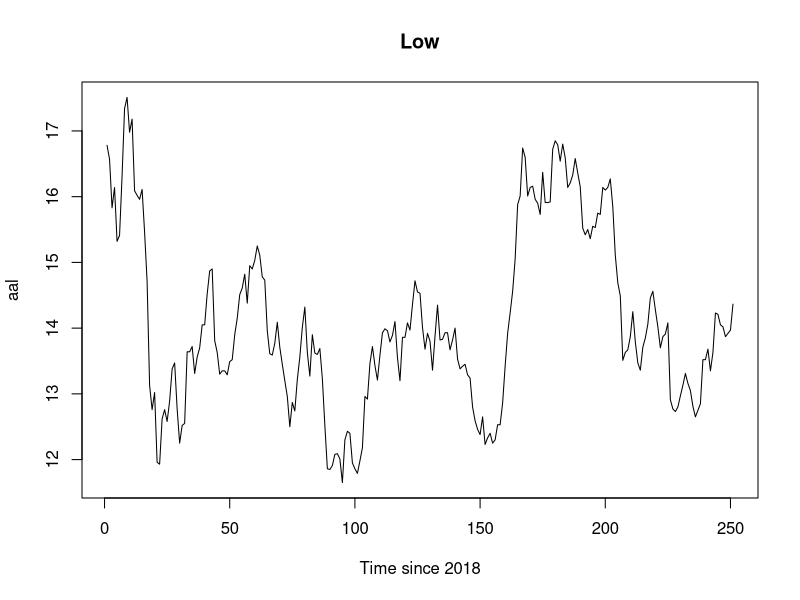
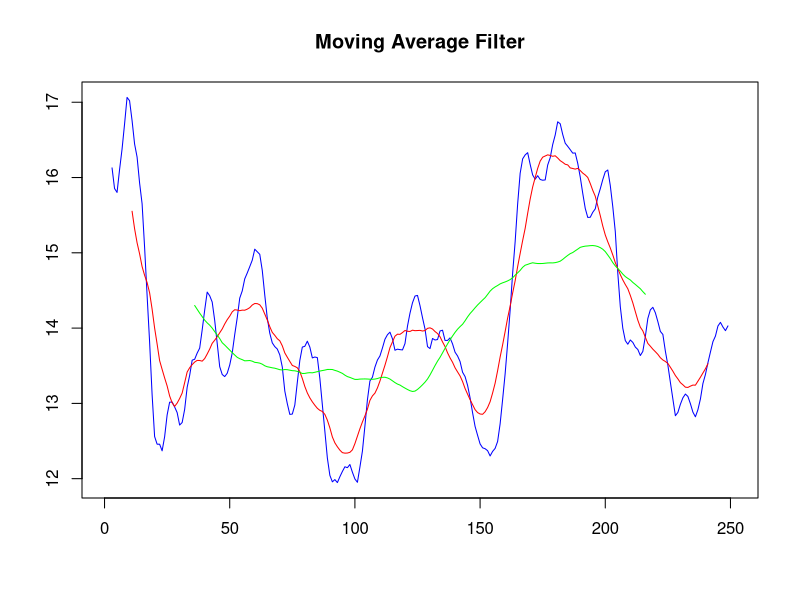
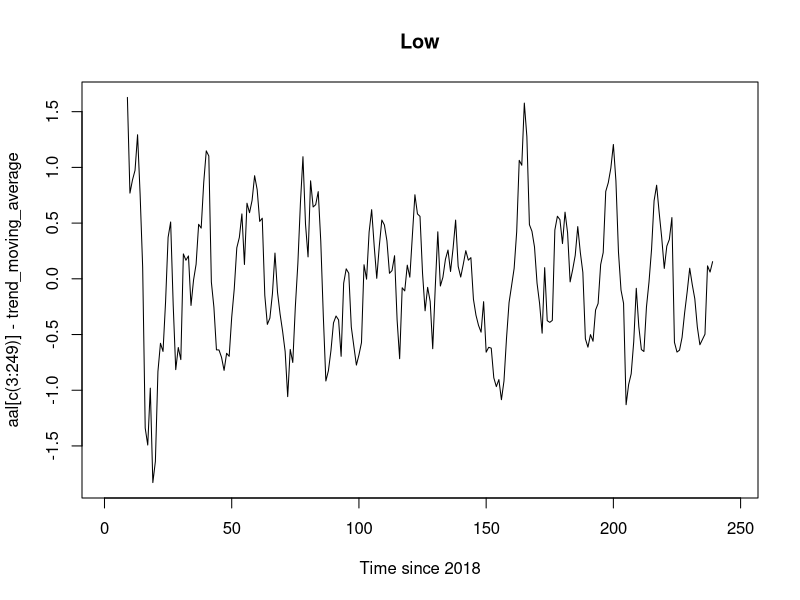
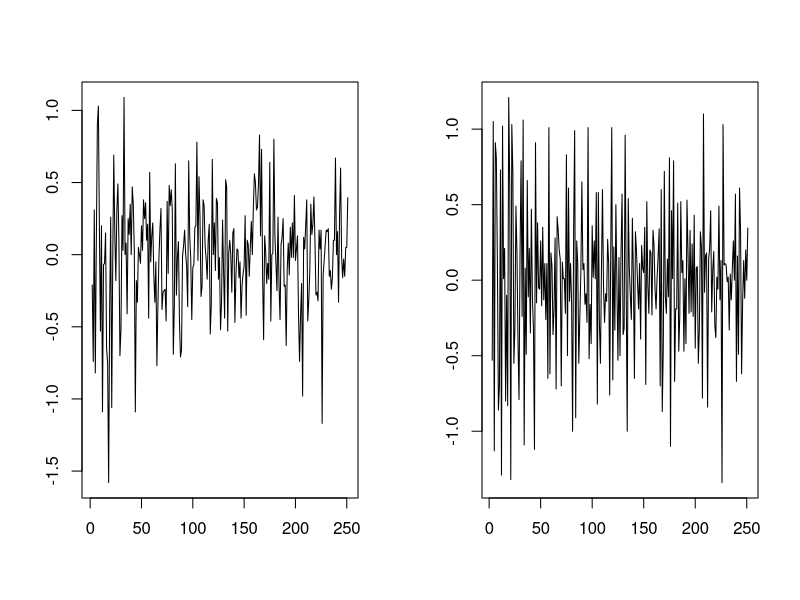
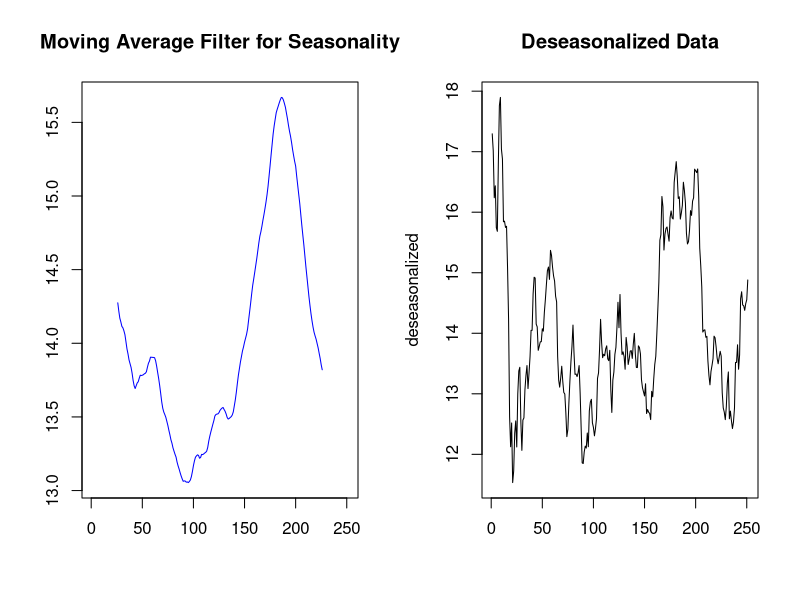
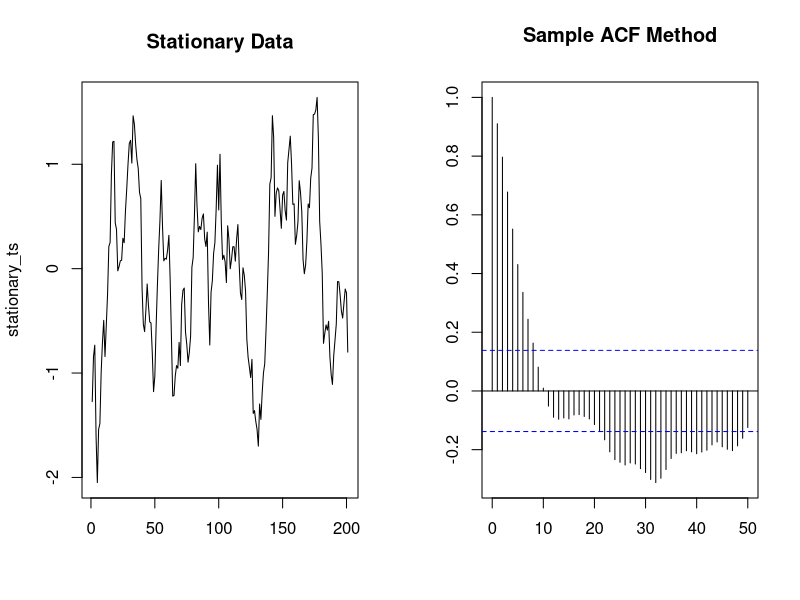
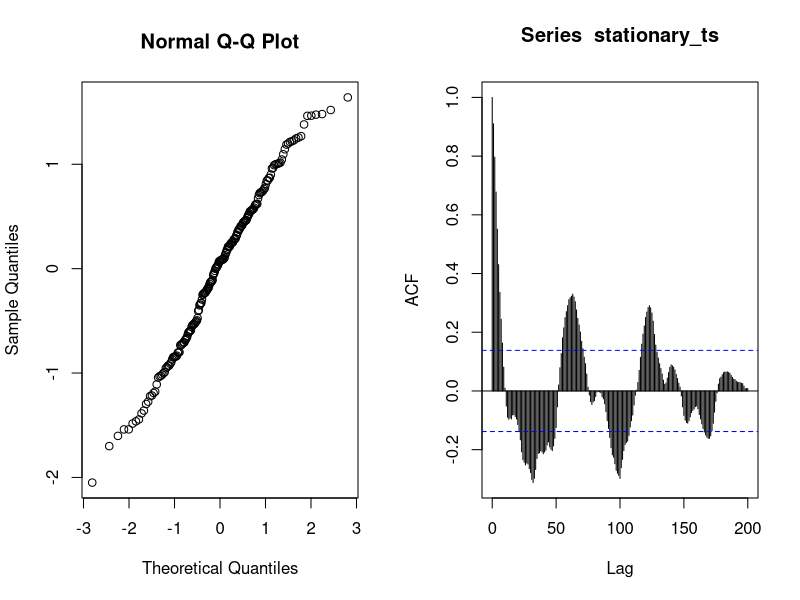
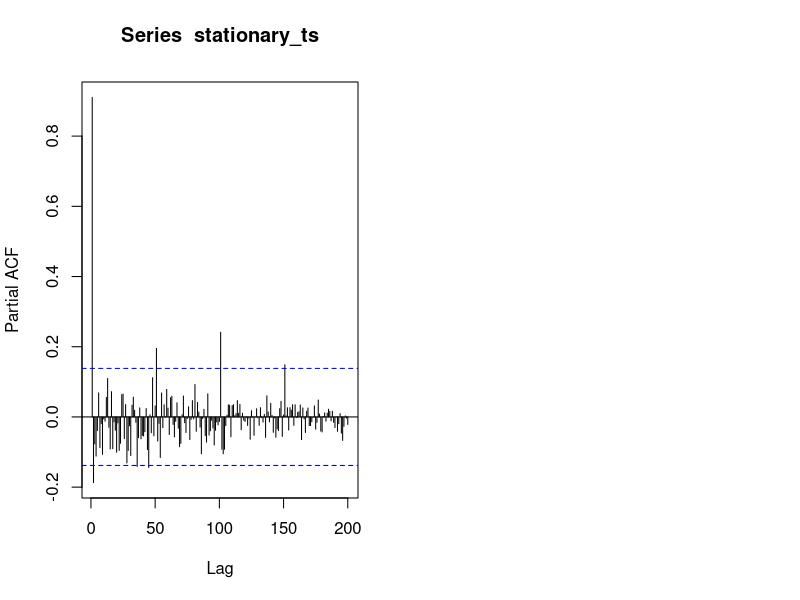

These figures' R source, in order:
setwd('/Users/aravindkotikelapudi/Desktop/School_Work/Spring_2023/Sta 137/Project')

#We are installing and/or loading the necessary graphing packages
install.packages('ggplot2')
library(ggplot2)
library(gridExtra)

aal_table <- read.csv('AAL.csv')
t <- 1:nrow(aal_table)
aal_low <- aal_table$Low
aal <- ts(aal_low)

#Plotting the time series
t <- 1:nrow(aal_table)
plot.ts(aal, xlab="Time since 2018",main='Low' )




#Smooth components: Trend

#Moving average filter
ma2 = filter(aal, sides=2, rep(1,5)/5)
ma10 = filter(aal, sides=2, rep(1,21)/21)
ma35 = filter(aal, sides=2, rep(1,71)/71)
plot(t, ma2, xlab="", ylab="",type="l", col='blue', main='Moving Average Filter')
lines(t,ma10, col='red'); lines(t,ma35, col='green')
#legend(1, 95, legend=c("Filter size: 2", "Filter size: 10", "Filter size: 35"),
       #col=c("blue", "red", "green"), lty=1:2, cex=0.8)

trend_moving_average = ma10[c(3:249)]

plot.ts(aal[c(3:249)]-trend_moving_average, xlab="Time since 2018",main='Low' )

#Difference operator method
d1 = diff(aal)
d2 = diff(d1)
par(mfrow=c(1,2))
plot.ts(d1, xlab="", ylab="")
plot.ts(d2, xlab="", ylab="")




#Removing Seasonality

#Applying a moving average filter with size q=d/2 (d is roughly 50), N=5
ma25 = filter(aal, sides=2, rep(1,51)/51)
plot(t, ma25, xlab="", ylab="",type="l", col='blue', main='Moving Average Filter for Seasonality')

A = matrix(aal_low, ncol=50, byrow="TRUE")
M = matrix(ma25, ncol=50, byrow="TRUE")
mu = array(0,50)
for (k in 1:25) mu[k] = sum(A[2:5,k]-M[2:5,k])/4
for (k in 26:50) mu[k] = sum(A[1:4,k]-M[1:4,k])/4
hats = rep(mu-mean(mu),5)

deseasonalized <- aal_low - hats
deseasonalized_ts <- ts(deseasonalized)
plot.ts(deseasonalized, xlab="",main='Deseasonalized Data' )




#Deseasonalized and detrended
stationary <- deseasonalized- as.numeric(ma25)
stationary <- stationary[26:226]  #Edge values are cut off
stationary_ts <- ts(stationary)
plot.ts(stationary_ts, xlab="",main='Stationary Data' )
  


  
#Analyzing residuals

#Sample ACF
acf(stationary, lag=50, xlab="", ylab="", main="Sample ACF Method")

#Portmanteau Test
Box.test(stationary, lag=20, type="Ljung")

#QQ Plot
qq <- qqnorm(stationary)
R2 <- sum((qq$y-mean(qq$y))*qq$x)^2/(sum((qq$y-mean(qq$y))^2)*sum(qq$x^2))
R2




#ARMA Models
acf(stationary_ts, lag=250)
pacf(stationary_ts, lag=250)







